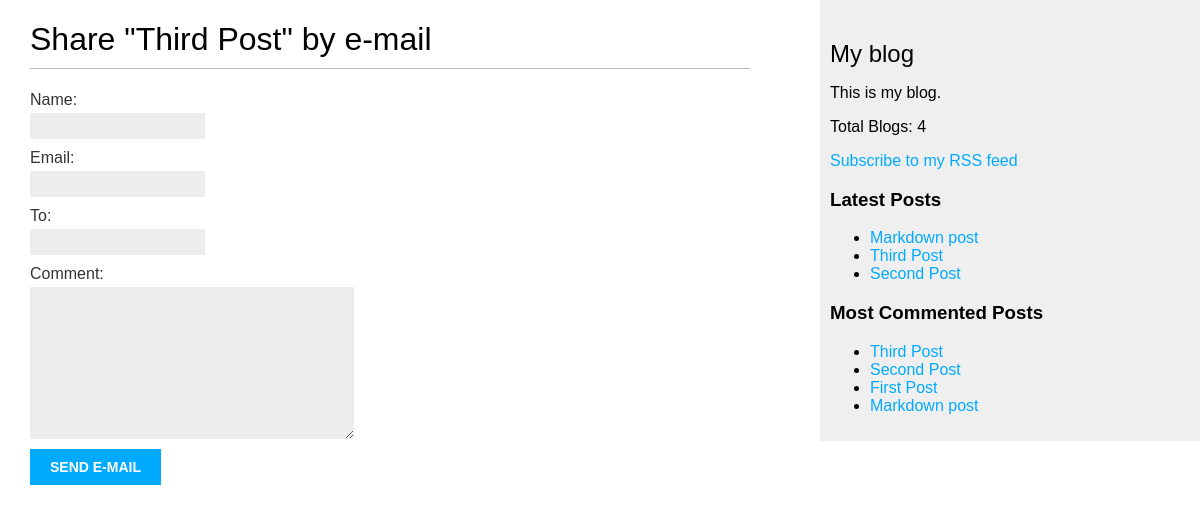
/blog/3/share/, run on the app's committed database.
### blog/models.py (models this page shows, shortened)
class Post(models.Model):
    STATUS_CHOICES = (
        ('draft', 'Draft'),
        ('published', 'Published'),
    )
    title = models.CharField(max_length=250)
    slug = models.SlugField(max_length=250, unique_for_date = 'publish')
    author = models.ForeignKey(User, on_delete=models.CASCADE, related_name='blog_posts')
    body = models.TextField()
    publish = models.DateTimeField(default=timezone.now)
    created = models.DateTimeField(auto_now_add=True)
    updated = models.DateTimeField(auto_now=True)
    status = models.CharField(max_length=10, choices=STATUS_CHOICES, default='draft')
    tags = TaggableManager()
    objects = models.Manager()
    published = PublishedManager()
    class Meta:
        ordering = ('-publish',)
    def get_absolute_url(self):
        return reverse('blog:post_detail', args=[self.publish.year, self.publish.month, self.publish.day, self.slug])

### blog/views.py (the view)
# urls.py: path('<int:post_id>/share/', views.post_share, name='post_share'),
def post_share(request, post_id):
    post = get_object_or_404(Post, id=post_id, status='published')
    sent = False
    if request.method == 'POST':
        form = EmailPostForm(request.POST)
        if form.is_valid():
            cd = form.cleaned_data
            post_url = request.build_absolute_uri(post.get_absolute_url()) # build_absolute_uri() attaches the full url, http://127.0.0.1:8000.....
            subject = f"{cd['name']} recommends you read {post.title}"
            message = f"Read {post.title} at {post_url}\n\n {cd['name']}'s comments :{cd['comment']}"
            send_mail(subject, message, 'admin@myblog.com', [cd['to']])
            sent = True
    else:
        form = EmailPostForm()
    return render(request, 'blog/post/share.html', {'post':post, 'form':form, 'sent': sent})

### blog/forms.py
class EmailPostForm(forms.Form):
    name = forms.CharField(max_length=30)
    email = forms.EmailField()
    to = forms.EmailField()
    comment = forms.CharField(required=False, widget=forms.Textarea)

### blog/models.py (called while the page is built)
    def get_queryset(self):
        return super().get_queryset().filter(status='published')

### blog/templatetags/blog_tags.py (called while the page is built)
@register.simple_tag
def total_posts():
    return Post.published.count()

@register.inclusion_tag('blog/post/latest_posts.html')
def show_latest_posts(count=5):
    latest_posts = Post.published.order_by('-publish')[:count]
    return {'latest_posts': latest_posts}

@register.simple_tag
def get_most_commented_posts(count=5):
    return Post.published.annotate(total_comments=Count('comments')).order_by('-total_comments')[:count]

### blog/templates/blog/post/share.html (shortened to what this page needs)
{% extends "blog/base.html" %}
{% block content %}
{% if sent %}
<h1>E-mail Successfully sent!</h1>
<p>
    "{{post.title}}" was successfully sent to {{form.cleaned_data.to}}.
</p>
{% else %}
<h1>Share "{{ post.title }}" by e-mail</h1>
<form method="post">
    {{form.as_p}}
    <input type="submit" value="Send e-mail">
</form>
{% endif %}
{% endblock %}

### blog/templates/blog/base.html (shortened to what this page needs)
<!DOCTYPE html>
{% load blog_tags %}
{% load static %}
<html>
<head>
  <link href="{% static 'css/blog.css' %}" rel="stylesheet" />
</head>
<body>
  <div id="content">{% block content %} {% endblock %}</div>
  <div id="sidebar">
    <h2>My blog</h2>
    <p>This is my blog.</p>
    <p>Total Blogs: {% total_posts %}</p>
    <p>
      <a href="{% url "blog:post_feed" %}">Subscribe to my RSS feed</a>
    </p>
    <h3>Latest Posts</h3>
    {% show_latest_posts 3 %}
    <h3>Most Commented Posts</h3>
    {% get_most_commented_posts as most_commented_posts %}
    <ul>
      {% for post in most_commented_posts %}
      <li>
        <a href="{{post.get_absolute_url}}">{{post.title}}</a>
      </li>
      {% endfor %}
    </ul>
  </div>
</body>
</html>

### blog/templates/blog/post/latest_posts.html
<ul>
    {% for post in latest_posts %}
    <li>
        <a href="{{post.get_absolute_url}}">{{post.title}}</a>
    </li>
    {% endfor %}
</ul>

### blog/static/css/blog.css (style rules this page uses)
body { margin: 0; padding: 0; font-family: helvetica, sans-serif; }
a { color: #00abff; text-decoration: none; }
h1 { font-weight: normal; border-bottom: 1px solid #bbb; padding: 0 0 10px 0; }
h2 { font-weight: normal; margin: 30px 0 0; }
#content { float: left; width: 60%; padding: 0 0 0 30px; }
#sidebar { float: right; width: 30%; padding: 10px; background: #efefef; height: 100%; }
label { float: left; clear: both; color: #333; margin-bottom: 4px; }
input, textarea { clear: both; float: left; margin: 0 0 10px; background: #ededed; border: 0; padding: 6px 10px; font-size: 12px; }
input[type="submit"] { font-weight: bold; background: #00abff; color: #fff; padding: 10px 20px; font-size: 14px; text-transform: uppercase; }

### data on the page
Post: title "Third Post"
Post: title "Markdown post"
Post: title "Second Post"
Post: title "First Post"
